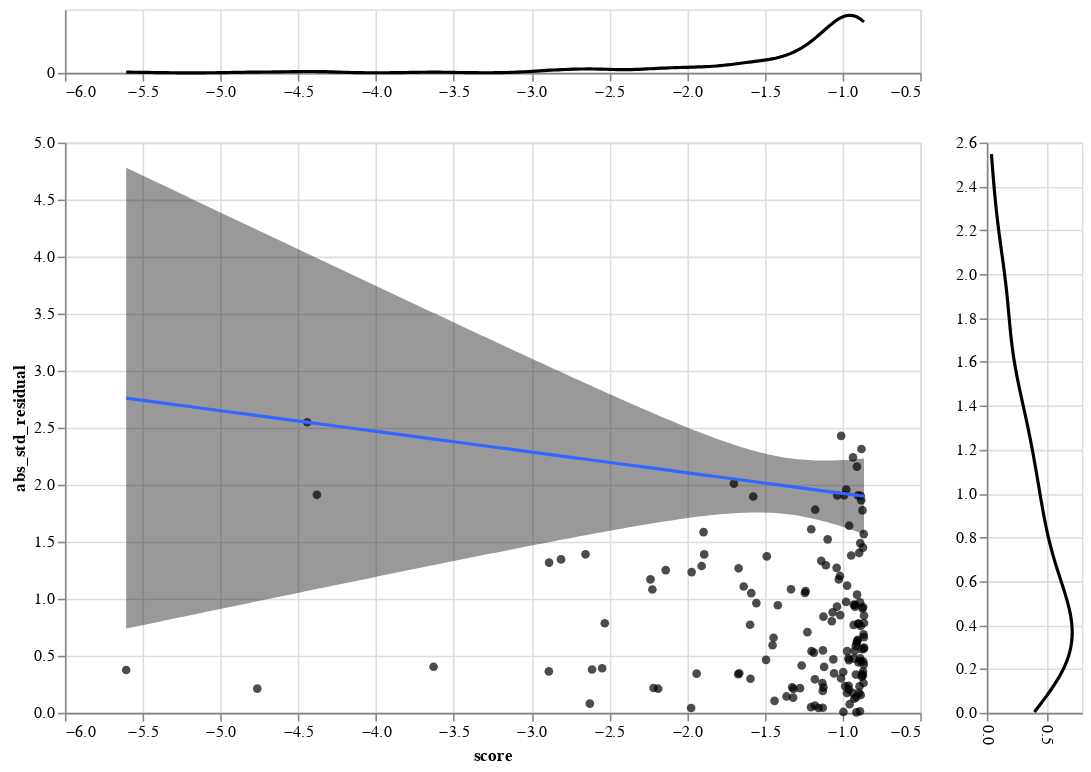

Write notebook code for a chart like this one.
### Code cell
n = 500
rng = np.random.default_rng(0)

x1 = rng.normal(size=n,loc=0,scale=1)
x2 = rng.normal(size=n,loc=0,scale=1)
y = rng.normal(loc=np.sin(x2)+5,scale=0.5)

df = pd.DataFrame(data={'x1':x1,'x2':x2,'y':y,'ts':pd.date_range(start='2000-01-01',periods=n,freq='min')})

m = CentralRegression(data=df,col_x=['x2'],col_y='y',col_ts='ts',ts_freq='min',exp_model=False)
m.fit(base=['lm']).fit_final_model()

m.check_novelty()

### Figure 1 — Vega-Lite specification as saved in the notebook (floating-point values rounded to 4 significant figures; data arrays with more than 128 entries replaced by an {"elided": "..."} marker saying what was removed)
{"config": {"view": {"continuousWidth": 400, "continuousHeight": 300}, "title": {"baseline": "middle", "fontSize": 20, "offset": 20, "subtitleColor": "grey", "subtitleFontSize": 15}}, "vconcat": [{"data": {"name": "data-da6bf14b1876e4e62fb12e7caeb3a2e1"}, "mark": {"type": "line", "color": "black"}, "encoding": {"order": {"field": "score", "type": "quantitative"}, "x": {"field": "score", "title": null, "type": "quantitative"}, "y": {"axis": {}, "field": "density", "title": null, "type": "quantitative"}}, "height": 40.0, "title": "", "transform": [{"density": "score", "as": ["score", "density"]}], "width": 540.0}, {"hconcat": [{"layer": [{"data": {"name": "data-da6bf14b1876e4e62fb12e7caeb3a2e1"}, "mark": {"type": "circle", "color": "black"}, "encoding": {"x": {"field": "score", "scale": {"zero": false}, "type": "quantitative"}, "y": {"field": "abs_std_residual", "scale": {"zero": false}, "type": "quantitative"}}, "height": 360.0, "title": "", "width": 540.0}, {"layer": [{"mark": {"type": "area", "color": "grey60", "opacity": 0.4}, "encoding": {"x": {"field": "score", "type": "quantitative"}, "y": {"field": "mean_ci_upper", "type": "quantitative"}, "y2": {"field": "mean_ci_lower"}}, "height": 400, "title": "", "width": 600}, {"mark": {"type": "line", "color": "#3366FF"}, "encoding": {"color": {"legend": {"orient": "top"}, "type": "nominal"}, "x": {"field": "score", "title": "score", "type": "quantitative"}, "y": {"field": "mean", "scale": {"zero": false}, "title": "abs_std_residual", "type": "quantitative"}}, "height": 400, "title": "", "width": 600}], "data": {"name": "data-2c718824cdd989e0b8602dd7ad374012"}}]}, {"data": {"name": "data-da6bf14b1876e4e62fb12e7caeb3a2e1"}, "mark": {"type": "line", "color": "black"}, "encoding": {"order": {"field": "abs_std_residual", "type": "quantitative"}, "x": {"axis": {"labelAngle": 90}, "field": "density", "title": null, "type": "quantitative"}, "y": {"field": "abs_std_residual", "title": null, "type": "quantitative"}}, "height": 360.0, "title": "", "transform": [{"density": "abs_std_residual", "as": ["abs_std_residual", "density"]}], "width": 60.0}]}], "$schema": "https://vega.github.io/schema/vega-lite/v4.17.0.json", "datasets": {"data-da6bf14b1876e4e62fb12e7caeb3a2e1": {"elided": "150 records"}, "data-2c718824cdd989e0b8602dd7ad374012": {"elided": "200 records"}}}
